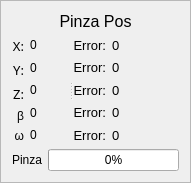
         <widget class="QFrame" name="frame">
             <property name="geometry">
                 <rect>
                     <x>420</x>
                     <y>210</y>
                     <width>191</width>
                     <height>171</height>
                 </rect>
             </property>
             <property name="frameShape">
                 <enum>QFrame::StyledPanel</enum>
             </property>
             <property name="frameShadow">
                 <enum>QFrame::Raised</enum>
             </property>
             <property name="lineWidth">
     <number>2</number>
    </property>
    <layout class="QVBoxLayout" name="verticalLayout_20">
     <item>
      <widget class="QLabel" name="label_7">
       <property name="font">
        <font>
         <pointsize>12</pointsize>
        </font>
       </property>
       <property name="text">
        <string>Pinza Pos</string>
       </property>
       <property name="alignment">
        <set>Qt::AlignCenter</set>
       </property>
      </widget>
     </item>
     <item>
      <widget class="QSplitter" name="splitter_5">
       <property name="orientation">
        <enum>Qt::Horizontal</enum>
       </property>
       <widget class="QWidget" name="layoutWidget">
        <layout class="QHBoxLayout" name="horizontalLayout_5">
         <item>
          <layout class="QVBoxLayout" name="verticalLayout_7">
           <item>
            <widget class="QLabel" name="Xattuale">
             <property name="sizePolicy">
              <sizepolicy hsizetype="Minimum" vsizetype="Preferred">
               <horstretch>0</horstretch>
               <verstretch>0</verstretch>
              </sizepolicy>
             </property>
             <property name="font">
              <font>
               <family>.SF NS Text</family>
               <pointsize>10</pointsize>
               <weight>50</weight>
               <italic>false</italic>
               <bold>false</bold>
               <kerning>true</kerning>
              </font>
             </property>
             <property name="styleSheet">
              <string notr="true"/>
             </property>
             <property name="text">
                 <string>X:</string>
             </property>
             <property name="alignment">
              <set>Qt::AlignRight|Qt::AlignTrailing|Qt::AlignVCenter</set>
             </property>
            </widget>
           </item>
           <item>
            <widget class="QLabel" name="Yattuale">
             <property name="sizePolicy">
              <sizepolicy hsizetype="Minimum" vsizetype="Preferred">
               <horstretch>0</horstretch>
               <verstretch>0</verstretch>
              </sizepolicy>
             </property>
             <property name="font">
              <font>
               <family>.SF NS Text</family>
               <pointsize>10</pointsize>
               <weight>50</weight>
               <italic>false</italic>
               <bold>false</bold>
              </font>
             </property>
             <property name="styleSheet">
              <string notr="true"/>
             </property>
             <property name="text">
                 <string>Y:</string>
             </property>
             <property name="alignment">
              <set>Qt::AlignRight|Qt::AlignTrailing|Qt::AlignVCenter</set>
             </property>
            </widget>
           </item>
           <item>
            <widget class="QLabel" name="Zattuale">
             <property name="sizePolicy">
              <sizepolicy hsizetype="Minimum" vsizetype="Preferred">
               <horstretch>0</horstretch>
               <verstretch>0</verstretch>
              </sizepolicy>
             </property>
             <property name="font">
              <font>
               <family>.SF NS Text</family>
               <pointsize>10</pointsize>
               <weight>50</weight>
               <italic>false</italic>
               <bold>false</bold>
              </font>
             </property>
             <property name="styleSheet">
              <string notr="true"/>
             </property>
             <property name="text">
                 <string>Z:</string>
             </property>
             <property name="alignment">
              <set>Qt::AlignRight|Qt::AlignTrailing|Qt::AlignVCenter</set>
             </property>
            </widget>
           </item>
           <item>
            <widget class="QLabel" name="en1Label_7">
             <property name="sizePolicy">
              <sizepolicy hsizetype="Minimum" vsizetype="Preferred">
               <horstretch>0</horstretch>
               <verstretch>0</verstretch>
              </sizepolicy>
             </property>
             <property name="layoutDirection">
              <enum>Qt::LeftToRight</enum>
             </property>
             <property name="text">
                 <string>β</string>
             </property>
             <property name="alignment">
              <set>Qt::AlignRight|Qt::AlignTrailing|Qt::AlignVCenter</set>
             </property>
            </widget>
           </item>
           <item>
            <widget class="QLabel" name="en2Label_7">
             <property name="sizePolicy">
              <sizepolicy hsizetype="Minimum" vsizetype="Preferred">
               <horstretch>0</horstretch>
               <verstretch>0</verstretch>
              </sizepolicy>
             </property>
             <property name="layoutDirection">
              <enum>Qt::LeftToRight</enum>
             </property>
             <property name="text">
                 <string>ω</string>
             </property>
             <property name="alignment">
              <set>Qt::AlignRight|Qt::AlignTrailing|Qt::AlignVCenter</set>
             </property>
            </widget>
           </item>
          </layout>
         </item>
         <item>
          <layout class="QVBoxLayout" name="verticalLayout_17">
           <item>
            <widget class="QLabel" name="xRead">
             <property name="sizePolicy">
              <sizepolicy hsizetype="Expanding" vsizetype="Preferred">
               <horstretch>0</horstretch>
               <verstretch>0</verstretch>
              </sizepolicy>
             </property>
             <property name="text">
              <string>0</string>
             </property>
            </widget>
           </item>
           <item>
            <widget class="QLabel" name="yRead">
             <property name="sizePolicy">
              <sizepolicy hsizetype="Expanding" vsizetype="Preferred">
               <horstretch>0</horstretch>
               <verstretch>0</verstretch>
              </sizepolicy>
             </property>
             <property name="text">
              <string>0</string>
             </property>
            </widget>
           </item>
           <item>
            <widget class="QLabel" name="zRead">
             <property name="sizePolicy">
                 <sizepolicy hsizetype="Expanding" vsizetype="Preferred">
                     <horstretch>0</horstretch>
                     <verstretch>0</verstretch>
                 </sizepolicy>
             </property>
                <property name="text">
                    <string>0</string>
                </property>
            </widget>
           </item>
              <item>
                  <widget class="QLabel" name="betaRead">
                      <property name="sizePolicy">
                          <sizepolicy hsizetype="Expanding" vsizetype="Preferred">
                              <horstretch>0</horstretch>
                              <verstretch>0</verstretch>
                          </sizepolicy>
                      </property>
                      <property name="text">
                          <string>0</string>
                      </property>
                  </widget>
              </item>
              <item>
                  <widget class="QLabel" name="omegaRead">
                      <property name="sizePolicy">
                          <sizepolicy hsizetype="Expanding" vsizetype="Preferred">
                              <horstretch>0</horstretch>
                              <verstretch>0</verstretch>
                          </sizepolicy>
                      </property>
                      <property name="text">
                          <string>0</string>
                      </property>
                  </widget>
              </item>
          </layout>
         </item>
        </layout>
       </widget>
       <widget class="QWidget" name="layoutWidget">
        <layout class="QHBoxLayout" name="horizontalLayout_4">
         <item>
          <layout class="QVBoxLayout" name="verticalLayout_18">
           <item>
            <widget class="QLabel" name="encrease1_3">
             <property name="sizePolicy">
              <sizepolicy hsizetype="Minimum" vsizetype="Preferred">
               <horstretch>0</horstretch>
               <verstretch>0</verstretch>
              </sizepolicy>
             </property>
             <property name="font">
              <font>
               <pointsize>10</pointsize>
              </font>
             </property>
             <property name="text">
              <string>Error:</string>
             </property>
             <property name="alignment">
              <set>Qt::AlignRight|Qt::AlignTrailing|Qt::AlignVCenter</set>
             </property>
            </widget>
           </item>
           <item>
            <widget class="QLabel" name="encrease2_3">
             <property name="sizePolicy">
              <sizepolicy hsizetype="Minimum" vsizetype="Preferred">
               <horstretch>0</horstretch>
               <verstretch>0</verstretch>
              </sizepolicy>
             </property>
             <property name="font">
              <font>
               <pointsize>10</pointsize>
              </font>
             </property>
             <property name="text">
              <string>Error:</string>
             </property>
             <property name="alignment">
              <set>Qt::AlignRight|Qt::AlignTrailing|Qt::AlignVCenter</set>
             </property>
            </widget>
           </item>
           <item>
            <widget class="QLabel" name="encrease3_3">
             <property name="sizePolicy">
              <sizepolicy hsizetype="Minimum" vsizetype="Preferred">
               <horstretch>0</horstretch>
               <verstretch>0</verstretch>
              </sizepolicy>
             </property>
             <property name="font">
              <font>
               <pointsize>10</pointsize>
              </font>
             </property>
             <property name="text">
              <string>Error:</string>
             </property>
             <property name="alignment">
              <set>Qt::AlignRight|Qt::AlignTrailing|Qt::AlignVCenter</set>
             </property>
             <property name="indent">
              <number>-1</number>
             </property>
            </widget>
           </item>
           <item>
            <widget class="QLabel" name="encrease3_5">
             <property name="sizePolicy">
              <sizepolicy hsizetype="Minimum" vsizetype="Preferred">
               <horstretch>0</horstretch>
               <verstretch>0</verstretch>
              </sizepolicy>
             </property>
             <property name="font">
              <font>
               <pointsize>10</pointsize>
              </font>
             </property>
             <property name="text">
              <string>Error:</string>
             </property>
             <property name="alignment">
              <set>Qt::AlignRight|Qt::AlignTrailing|Qt::AlignVCenter</set>
             </property>
             <property name="indent">
              <number>-1</number>
             </property>
            </widget>
           </item>
           <item>
            <widget class="QLabel" name="encrease3_4">
             <property name="sizePolicy">
              <sizepolicy hsizetype="Minimum" vsizetype="Preferred">
               <horstretch>0</horstretch>
               <verstretch>0</verstretch>
              </sizepolicy>
             </property>
             <property name="font">
              <font>
               <pointsize>10</pointsize>
              </font>
             </property>
             <property name="text">
              <string>Error:</string>
             </property>
             <property name="alignment">
              <set>Qt::AlignRight|Qt::AlignTrailing|Qt::AlignVCenter</set>
             </property>
             <property name="indent">
              <number>-1</number>
             </property>
            </widget>
           </item>
          </layout>
         </item>
         <item>
          <layout class="QVBoxLayout" name="verticalLayout_19">
           <item>
            <widget class="QLabel" name="xEr">
             <property name="sizePolicy">
              <sizepolicy hsizetype="Expanding" vsizetype="Preferred">
               <horstretch>0</horstretch>
               <verstretch>0</verstretch>
              </sizepolicy>
             </property>
             <property name="font">
              <font>
               <pointsize>10</pointsize>
              </font>
             </property>
             <property name="text">
              <string>0</string>
             </property>
            </widget>
           </item>
           <item>
            <widget class="QLabel" name="yEr">
             <property name="sizePolicy">
              <sizepolicy hsizetype="Expanding" vsizetype="Preferred">
               <horstretch>0</horstretch>
               <verstretch>0</verstretch>
              </sizepolicy>
             </property>
             <property name="font">
              <font>
               <pointsize>10</pointsize>
              </font>
             </property>
             <property name="text">
              <string>0</string>
             </property>
            </widget>
           </item>
           <item>
            <widget class="QLabel" name="zEr">
             <property name="sizePolicy">
              <sizepolicy hsizetype="Expanding" vsizetype="Preferred">
               <horstretch>0</horstretch>
               <verstretch>0</verstretch>
              </sizepolicy>
             </property>
                <property name="font">
                    <font>
                        <pointsize>10</pointsize>
                    </font>
                </property>
                <property name="text">
                    <string>0</string>
                </property>
            </widget>
           </item>
              <item>
                  <widget class="QLabel" name="betaEr">
                      <property name="sizePolicy">
                          <sizepolicy hsizetype="Expanding" vsizetype="Preferred">
                              <horstretch>0</horstretch>
                              <verstretch>0</verstretch>
                          </sizepolicy>
                      </property>
                      <property name="font">
                          <font>
                              <pointsize>10</pointsize>
                          </font>
                      </property>
                      <property name="text">
                          <string>0</string>
                      </property>
                  </widget>
              </item>
              <item>
                  <widget class="QLabel" name="omegaEr">
                      <property name="sizePolicy">
                          <sizepolicy hsizetype="Expanding" vsizetype="Preferred">
                              <horstretch>0</horstretch>
                              <verstretch>0</verstretch>
                          </sizepolicy>
                      </property>
                      <property name="font">
                          <font>
                              <pointsize>10</pointsize>
                          </font>
                      </property>
                      <property name="text">
                          <string>0</string>
                      </property>
                  </widget>
              </item>
          </layout>
         </item>
        </layout>
       </widget>
      </widget>
     </item>
     <item>
      <layout class="QHBoxLayout" name="horizontalLayout_6">
       <item>
        <widget class="QLabel" name="label_8">
         <property name="sizePolicy">
          <sizepolicy hsizetype="Maximum" vsizetype="Preferred">
           <horstretch>0</horstretch>
           <verstretch>0</verstretch>
          </sizepolicy>
         </property>
         <property name="text">
          <string>Pinza</string>
         </property>
         <property name="alignment">
          <set>Qt::AlignRight|Qt::AlignTrailing|Qt::AlignVCenter</set>
         </property>
        </widget>
       </item>
       <item>
        <widget class="QProgressBar" name="pinzaRead">
         <property name="value">
          <number>0</number>
         </property>
        </widget>
       </item>
      </layout>
     </item>
    </layout>
   </widget>
